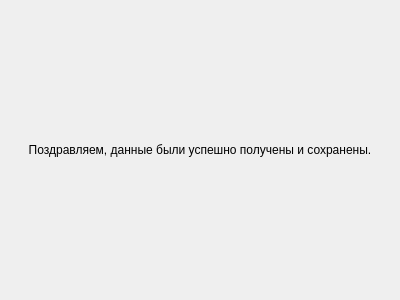
<?xml version="1.0" encoding="UTF-8"?>
<ui version="4.0">
 <class>DAQDeviceFunctionExtractionWizardPage5Finish</class>
 <widget class="QWizardPage" name="DAQDeviceFunctionExtractionWizardPage5Finish">
  <property name="geometry">
   <rect>
    <x>0</x>
    <y>0</y>
    <width>400</width>
    <height>300</height>
   </rect>
  </property>
  <property name="windowTitle">
   <string>WizardPage</string>
  </property>
  <layout class="QGridLayout" name="gridLayout">
   <item row="0" column="0">
    <widget class="QLabel" name="congratulationsLabel">
     <property name="text">
      <string>Поздравляем, данные были успешно получены и сохранены.</string>
     </property>
     <property name="alignment">
      <set>Qt::AlignCenter</set>
     </property>
     <property name="wordWrap">
      <bool>true</bool>
     </property>
    </widget>
   </item>
  </layout>
 </widget>
 <resources/>
 <connections/>
</ui>
